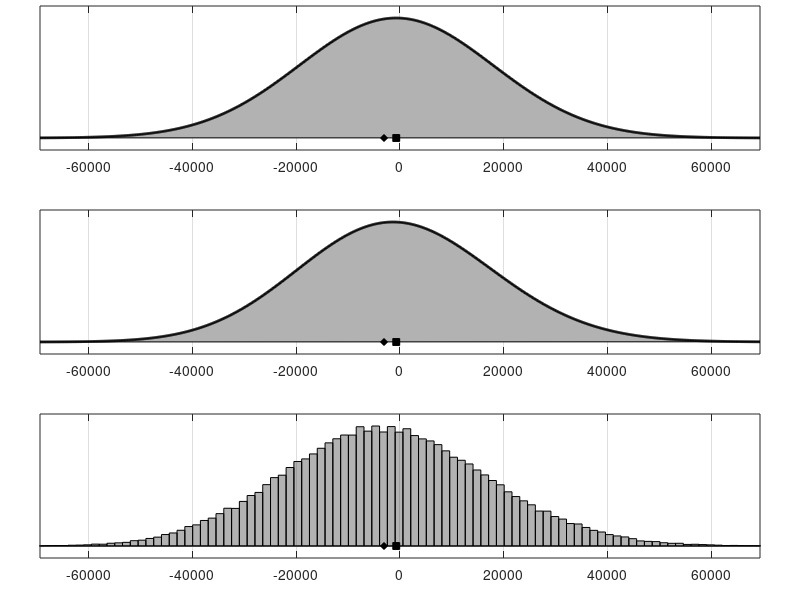

MATLAB code to generate this figure:
% this script computes the PnL distribution at the investment horizon of a forward swap position
% three methods are compared: 
% 1. Monte Carlo exact pricing of the distribution of the first three PCA factors
% 2. First-order (dv01) approximation 
% 3. Second-order (convexity) approximation 
% see Sec. 3.5. in "Risk and Asset Allocation"-Springer (2005), by A. Meucci

clear; clc; close all;
load DB_SwapCurve

%%%%%%%%%%%%%%%%%%%%%%%%%%%%%%%%%%%%%%%%%%%%%%%%%%%%%%%%%%%%%%%%%%%%%%%%%%%%%%%%%%%%%%%%%%%%%%%%%%%%%%%%%%%%%%%%%%%%%%%%%%%%%%%%%%
% inputs 
MinMaturity=2;  MaxMaturity=10;  % min = 1 max=10

Fixed_Rate=.049;
Horizon=1/12;
Notional=1000000;
NumSimul=100000;

%%%%%%%%%%%%%%%%%%%%%%%%%%%%%%%%%%%%%%%%%%%%%%%%%%%%%%%%%%%%%%%%%%%%%%%%%%%%%%%%%%%%%%%%%%%%%%%%%%%%%%%%%%%%%%%%%%%%%%%%%%%%%%%%%%
% computations

% run statistical analysis on year-apart rates
Estimation_Interval=1/52;  % cannot change this!!!
Time2Mats=[MinMaturity : .25 : MaxMaturity];
Time2Mats_Hor=Time2Mats-Horizon;

SelectCurve=find(Maturities<=MaxMaturity & Maturities>=MinMaturity);  
Maturities=Maturities(SelectCurve);
Zero_Spot=-log(DF(:,SelectCurve))./(ones(length(Dates),1)*Maturities);
InterpZero_Spot=interp1(Maturities,Zero_Spot',Time2Mats_Hor,'spline','extrap')';
Changes_Zero_Spot=InterpZero_Spot(1:end-1,:)-InterpZero_Spot(2:end,:);
Covariance=cov(Changes_Zero_Spot);
Mean=mean(Changes_Zero_Spot);
[StDeviations,Correlation]=cov2corr(Covariance);
[EigVectors,EigValues]=pcacov(Covariance);

EigV1=-EigVectors(:,1); 
Ones=ones(length(EigV1),1);
Alpha=EigV1'*Ones/(EigV1'*EigV1);
Var_1=EigValues(1)/(Alpha*Alpha);
Factor_Loadings=[Ones EigVectors(:,2) EigVectors(:,3)];
Factor_Covariance=diag([Var_1  EigValues(2) EigValues(3)]);

Coefficients=Fixed_Rate*.25*Ones;
Coefficients(end)=Coefficients(end)+1;
Coefficients(1)=-1;

Current_ZeroSpot=interp1(Maturities,Zero_Spot(1,:),Time2Mats,'spline','extrap');
Bond_Prices=exp(-Current_ZeroSpot.*Time2Mats)*Notional;
Current_ZeroSpot_Hor=InterpZero_Spot(1,:);
Bond_Prices_Slide=exp(-Current_ZeroSpot_Hor.*Time2Mats_Hor)*Notional;

Swap_CurrentValue=Bond_Prices*Coefficients;
Slide=Bond_Prices_Slide*Coefficients;
PVBP=(Bond_Prices_Slide.*Time2Mats_Hor)*Coefficients;
Convexity=.5*(Bond_Prices_Slide.*Time2Mats_Hor.*Time2Mats_Hor)*Coefficients;

% 3 factors simulation
Mu=0*Ones;
Sigma=Factor_Loadings*Factor_Covariance*Factor_Loadings'*Horizon/Estimation_Interval;
X= mvnrnd(Mu,Sigma,NumSimul/2);
X=[X
   -X];
Swap_HorizonValue=exp(X.*(ones(NumSimul,1)*Time2Mats_Hor))*(Coefficients'.*Bond_Prices)';

% order 1 approximation
BottomRange_P=-Notional/30*sqrt(Horizon/Estimation_Interval);
TopRange_P=Notional/30*sqrt(Horizon/Estimation_Interval);
Step=(TopRange_P-BottomRange_P)/1000;
PriceRange=[BottomRange_P : Step : TopRange_P];
PriceDens_OrdOne=normpdf(PriceRange,Slide,sqrt(PVBP^2*Var_1*Horizon/Estimation_Interval));

% order 2 approximation
g=(Slide-PVBP*PVBP/(4*Convexity));
q=Convexity*Var_1*Horizon/Estimation_Interval;
DegFreedom=1;
Non_Centrality=(  -PVBP/(2*Convexity*sqrt(Var_1*Horizon/Estimation_Interval))  )^2;

PriceDens_OrdTwo=1/q*ncx2pdf((PriceRange-g)/q,DegFreedom,Non_Centrality);

%%%%%%%%%%%%%%%%%%%%%%%%%%%%%%%%%%%%%%%%%%%%%%%%%%%%%%%%%%%%%%%%%%%%%%%%%%%%%%%%%%%%%%%%%%%%%%%%%%%%%%%%%%%%%%%%%%%%%%%%%%%%%%%%%%
% plots

figure

subplot('Position',[.05 .75 .9 .24]) % 1-factor, first-order approximation
y=PriceDens_OrdOne/max(PriceDens_OrdOne);
fill(PriceRange,y,[.7 .7 .7])
hold on 
h=plot(PriceRange,y);
set(h,'color','k','linewidth',2)
hold on
h=plot(Swap_CurrentValue,0,'d');   % plot current value
set(h,'markersize',5,'markerfacecolor','k','markeredgecolor','k')
hold on
h=plot(Slide,0,'s');               % plot slide
set(h,'markersize',5,'markerfacecolor','k','markeredgecolor','k')
set(gca,'ytick',[],'xlim',[PriceRange(1) PriceRange(end)],'ylim',[-.1 1.1]);
grid on

subplot('Position',[.05 .41 .9 .24]) % 1-factor, second-order approximation
y=PriceDens_OrdTwo/max(PriceDens_OrdTwo);
fill(PriceRange,y,[.7 .7 .7])
hold on
h=plot(PriceRange,y);
set(h,'color','k','linewidth',2)
hold on
h=plot(Swap_CurrentValue,0,'d');   % plot current value
set(h,'markersize',5,'markerfacecolor','k','markeredgecolor','k')
hold on
h=plot(Slide,0,'s');               % plot slide
set(h,'markersize',5,'markerfacecolor','k','markeredgecolor','k')
set(gca,'ytick',[],'xlim',[PriceRange(1) PriceRange(end)],'ylim',[-.1 1.1]);
grid on

subplot('Position',[.05 .07 .9 .24]) % 3-factor simulation
NumBins=round(10*log(NumSimul));
[n,xout] = hist(Swap_HorizonValue,NumBins) ;
h=bar(xout,n,1);
Xs=get(h,'XData'); Ys=get(h,'YData');
Ys=Ys/(max(max(abs(Ys))));
set(h,'XData',Xs,'YData',Ys,'FaceColor',[.7 .7 .7],'EdgeColor','k')
hold on
h=plot(Swap_CurrentValue,0,'d');   % plot current value
set(h,'markersize',5,'markerfacecolor','k','markeredgecolor','k')
hold on
h=plot(Slide,0,'s');               % plot slide
set(h,'markersize',5,'markerfacecolor','k','markeredgecolor','k')
set(gca,'ytick',[],'xlim',[PriceRange(1) PriceRange(end)],'ylim',[-.1 1.1]);
grid on